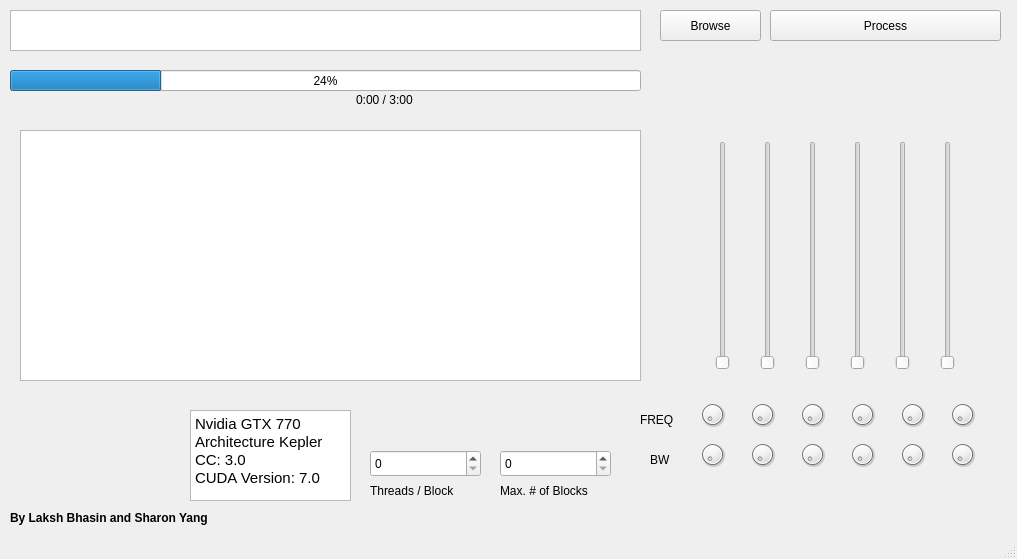
<?xml version="1.0" encoding="UTF-8"?>
<ui version="4.0">
 <class>MainApp</class>
 <widget class="QMainWindow" name="MainApp">
  <property name="geometry">
   <rect>
    <x>0</x>
    <y>0</y>
    <width>1017</width>
    <height>559</height>
   </rect>
  </property>
  <property name="windowTitle">
   <string>MainApp</string>
  </property>
  <widget class="QWidget" name="centralWidget">
   <widget class="QPushButton" name="fileSelectButton">
    <property name="geometry">
     <rect>
      <x>660</x>
      <y>10</y>
      <width>101</width>
      <height>31</height>
     </rect>
    </property>
    <property name="text">
     <string>Browse</string>
    </property>
   </widget>
   <widget class="QTextEdit" name="textEdit">
    <property name="geometry">
     <rect>
      <x>10</x>
      <y>10</y>
      <width>631</width>
      <height>41</height>
     </rect>
    </property>
   </widget>
   <widget class="QPushButton" name="processButton">
    <property name="geometry">
     <rect>
      <x>770</x>
      <y>10</y>
      <width>231</width>
      <height>31</height>
     </rect>
    </property>
    <property name="text">
     <string>Process</string>
    </property>
   </widget>
   <widget class="QWidget" name="horizontalLayoutWidget">
    <property name="geometry">
     <rect>
      <x>680</x>
      <y>130</y>
      <width>311</width>
      <height>251</height>
     </rect>
    </property>
    <layout class="QHBoxLayout" name="horizontalLayout">
     <item>
      <widget class="QSlider" name="verticalSlider">
       <property name="orientation">
        <enum>Qt::Vertical</enum>
       </property>
      </widget>
     </item>
     <item>
      <widget class="QSlider" name="verticalSlider_2">
       <property name="orientation">
        <enum>Qt::Vertical</enum>
       </property>
      </widget>
     </item>
     <item>
      <widget class="QSlider" name="verticalSlider_3">
       <property name="orientation">
        <enum>Qt::Vertical</enum>
       </property>
      </widget>
     </item>
     <item>
      <widget class="QSlider" name="verticalSlider_4">
       <property name="orientation">
        <enum>Qt::Vertical</enum>
       </property>
      </widget>
     </item>
     <item>
      <widget class="QSlider" name="verticalSlider_5">
       <property name="orientation">
        <enum>Qt::Vertical</enum>
       </property>
      </widget>
     </item>
     <item>
      <widget class="QSlider" name="verticalSlider_6">
       <property name="orientation">
        <enum>Qt::Vertical</enum>
       </property>
      </widget>
     </item>
    </layout>
   </widget>
   <widget class="QProgressBar" name="progressBar">
    <property name="geometry">
     <rect>
      <x>10</x>
      <y>70</y>
      <width>631</width>
      <height>21</height>
     </rect>
    </property>
    <property name="value">
     <number>24</number>
    </property>
   </widget>
   <widget class="QLabel" name="label">
    <property name="geometry">
     <rect>
      <x>356</x>
      <y>90</y>
      <width>281</width>
      <height>20</height>
     </rect>
    </property>
    <property name="text">
     <string>0:00 / 3:00</string>
    </property>
   </widget>
   <widget class="QLabel" name="label_2">
    <property name="geometry">
     <rect>
      <x>640</x>
      <y>410</y>
      <width>41</width>
      <height>20</height>
     </rect>
    </property>
    <property name="text">
     <string>FREQ</string>
    </property>
   </widget>
   <widget class="QLabel" name="label_3">
    <property name="geometry">
     <rect>
      <x>650</x>
      <y>450</y>
      <width>31</width>
      <height>20</height>
     </rect>
    </property>
    <property name="text">
     <string>BW</string>
    </property>
   </widget>
   <widget class="QGraphicsView" name="graphicsView">
    <property name="geometry">
     <rect>
      <x>20</x>
      <y>130</y>
      <width>621</width>
      <height>251</height>
     </rect>
    </property>
   </widget>
   <widget class="QTextBrowser" name="textBrowser">
    <property name="geometry">
     <rect>
      <x>190</x>
      <y>410</y>
      <width>161</width>
      <height>91</height>
     </rect>
    </property>
    <property name="html">
     <string>&lt;!DOCTYPE HTML PUBLIC &quot;-//W3C//DTD HTML 4.0//EN&quot; &quot;http://www.w3.org/TR/REC-html40/strict.dtd&quot;&gt;
&lt;html&gt;&lt;head&gt;&lt;meta name=&quot;qrichtext&quot; content=&quot;1&quot; /&gt;&lt;style type=&quot;text/css&quot;&gt;
p, li { white-space: pre-wrap; }
&lt;/style&gt;&lt;/head&gt;&lt;body style=&quot; font-family:'Ubuntu'; font-size:11pt; font-weight:400; font-style:normal;&quot;&gt;
&lt;p style=&quot; margin-top:0px; margin-bottom:0px; margin-left:0px; margin-right:0px; -qt-block-indent:0; text-indent:0px;&quot;&gt;Nvidia GTX 770&lt;/p&gt;
&lt;p style=&quot; margin-top:0px; margin-bottom:0px; margin-left:0px; margin-right:0px; -qt-block-indent:0; text-indent:0px;&quot;&gt;Architecture Kepler&lt;/p&gt;
&lt;p style=&quot; margin-top:0px; margin-bottom:0px; margin-left:0px; margin-right:0px; -qt-block-indent:0; text-indent:0px;&quot;&gt;CC: 3.0&lt;/p&gt;
&lt;p style=&quot; margin-top:0px; margin-bottom:0px; margin-left:0px; margin-right:0px; -qt-block-indent:0; text-indent:0px;&quot;&gt;CUDA Version: 7.0&lt;/p&gt;&lt;/body&gt;&lt;/html&gt;</string>
    </property>
   </widget>
   <widget class="QLabel" name="label_4">
    <property name="geometry">
     <rect>
      <x>370</x>
      <y>480</y>
      <width>111</width>
      <height>21</height>
     </rect>
    </property>
    <property name="text">
     <string>Threads / Block</string>
    </property>
   </widget>
   <widget class="QLabel" name="label_5">
    <property name="geometry">
     <rect>
      <x>500</x>
      <y>480</y>
      <width>121</width>
      <height>21</height>
     </rect>
    </property>
    <property name="text">
     <string>Max. # of Blocks</string>
    </property>
   </widget>
   <widget class="QLabel" name="appLogo">
    <property name="geometry">
     <rect>
      <x>-20</x>
      <y>380</y>
      <width>171</width>
      <height>151</height>
     </rect>
    </property>
    <property name="text">
     <string/>
    </property>
   </widget>
   <widget class="QSpinBox" name="threadsBlockBox">
    <property name="geometry">
     <rect>
      <x>370</x>
      <y>450</y>
      <width>111</width>
      <height>27</height>
     </rect>
    </property>
   </widget>
   <widget class="QSpinBox" name="blockNum">
    <property name="geometry">
     <rect>
      <x>500</x>
      <y>450</y>
      <width>111</width>
      <height>27</height>
     </rect>
    </property>
   </widget>
   <widget class="QDial" name="dial_4">
    <property name="enabled">
     <bool>true</bool>
    </property>
    <property name="geometry">
     <rect>
      <x>840</x>
      <y>400</y>
      <width>45</width>
      <height>29</height>
     </rect>
    </property>
    <property name="sizePolicy">
     <sizepolicy hsizetype="Fixed" vsizetype="Fixed">
      <horstretch>0</horstretch>
      <verstretch>0</verstretch>
     </sizepolicy>
    </property>
   </widget>
   <widget class="QDial" name="dial_5">
    <property name="enabled">
     <bool>true</bool>
    </property>
    <property name="geometry">
     <rect>
      <x>890</x>
      <y>400</y>
      <width>45</width>
      <height>29</height>
     </rect>
    </property>
    <property name="sizePolicy">
     <sizepolicy hsizetype="Fixed" vsizetype="Fixed">
      <horstretch>0</horstretch>
      <verstretch>0</verstretch>
     </sizepolicy>
    </property>
   </widget>
   <widget class="QDial" name="dial_1">
    <property name="enabled">
     <bool>true</bool>
    </property>
    <property name="geometry">
     <rect>
      <x>690</x>
      <y>400</y>
      <width>45</width>
      <height>29</height>
     </rect>
    </property>
    <property name="sizePolicy">
     <sizepolicy hsizetype="Fixed" vsizetype="Fixed">
      <horstretch>0</horstretch>
      <verstretch>0</verstretch>
     </sizepolicy>
    </property>
   </widget>
   <widget class="QDial" name="dial_3">
    <property name="enabled">
     <bool>true</bool>
    </property>
    <property name="geometry">
     <rect>
      <x>790</x>
      <y>400</y>
      <width>45</width>
      <height>29</height>
     </rect>
    </property>
    <property name="sizePolicy">
     <sizepolicy hsizetype="Fixed" vsizetype="Fixed">
      <horstretch>0</horstretch>
      <verstretch>0</verstretch>
     </sizepolicy>
    </property>
   </widget>
   <widget class="QDial" name="dial_2">
    <property name="enabled">
     <bool>true</bool>
    </property>
    <property name="geometry">
     <rect>
      <x>740</x>
      <y>400</y>
      <width>45</width>
      <height>29</height>
     </rect>
    </property>
    <property name="sizePolicy">
     <sizepolicy hsizetype="Fixed" vsizetype="Fixed">
      <horstretch>0</horstretch>
      <verstretch>0</verstretch>
     </sizepolicy>
    </property>
   </widget>
   <widget class="QDial" name="dial_6">
    <property name="enabled">
     <bool>true</bool>
    </property>
    <property name="geometry">
     <rect>
      <x>940</x>
      <y>400</y>
      <width>45</width>
      <height>29</height>
     </rect>
    </property>
    <property name="sizePolicy">
     <sizepolicy hsizetype="Fixed" vsizetype="Fixed">
      <horstretch>0</horstretch>
      <verstretch>0</verstretch>
     </sizepolicy>
    </property>
   </widget>
   <widget class="QDial" name="dial_7">
    <property name="enabled">
     <bool>true</bool>
    </property>
    <property name="geometry">
     <rect>
      <x>690</x>
      <y>440</y>
      <width>45</width>
      <height>29</height>
     </rect>
    </property>
    <property name="sizePolicy">
     <sizepolicy hsizetype="Fixed" vsizetype="Fixed">
      <horstretch>0</horstretch>
      <verstretch>0</verstretch>
     </sizepolicy>
    </property>
   </widget>
   <widget class="QDial" name="dial_12">
    <property name="enabled">
     <bool>true</bool>
    </property>
    <property name="geometry">
     <rect>
      <x>940</x>
      <y>440</y>
      <width>45</width>
      <height>29</height>
     </rect>
    </property>
    <property name="sizePolicy">
     <sizepolicy hsizetype="Fixed" vsizetype="Fixed">
      <horstretch>0</horstretch>
      <verstretch>0</verstretch>
     </sizepolicy>
    </property>
   </widget>
   <widget class="QDial" name="dial_11">
    <property name="enabled">
     <bool>true</bool>
    </property>
    <property name="geometry">
     <rect>
      <x>890</x>
      <y>440</y>
      <width>45</width>
      <height>29</height>
     </rect>
    </property>
    <property name="sizePolicy">
     <sizepolicy hsizetype="Fixed" vsizetype="Fixed">
      <horstretch>0</horstretch>
      <verstretch>0</verstretch>
     </sizepolicy>
    </property>
   </widget>
   <widget class="QDial" name="dial_9">
    <property name="enabled">
     <bool>true</bool>
    </property>
    <property name="geometry">
     <rect>
      <x>790</x>
      <y>440</y>
      <width>45</width>
      <height>29</height>
     </rect>
    </property>
    <property name="sizePolicy">
     <sizepolicy hsizetype="Fixed" vsizetype="Fixed">
      <horstretch>0</horstretch>
      <verstretch>0</verstretch>
     </sizepolicy>
    </property>
   </widget>
   <widget class="QDial" name="dial_8">
    <property name="enabled">
     <bool>true</bool>
    </property>
    <property name="geometry">
     <rect>
      <x>740</x>
      <y>440</y>
      <width>45</width>
      <height>29</height>
     </rect>
    </property>
    <property name="sizePolicy">
     <sizepolicy hsizetype="Fixed" vsizetype="Fixed">
      <horstretch>0</horstretch>
      <verstretch>0</verstretch>
     </sizepolicy>
    </property>
   </widget>
   <widget class="QDial" name="dial_10">
    <property name="enabled">
     <bool>true</bool>
    </property>
    <property name="geometry">
     <rect>
      <x>840</x>
      <y>440</y>
      <width>45</width>
      <height>29</height>
     </rect>
    </property>
    <property name="sizePolicy">
     <sizepolicy hsizetype="Fixed" vsizetype="Fixed">
      <horstretch>0</horstretch>
      <verstretch>0</verstretch>
     </sizepolicy>
    </property>
   </widget>
   <widget class="QLabel" name="label_6">
    <property name="geometry">
     <rect>
      <x>10</x>
      <y>510</y>
      <width>261</width>
      <height>16</height>
     </rect>
    </property>
    <property name="font">
     <font>
      <pointsize>9</pointsize>
      <weight>75</weight>
      <bold>true</bold>
     </font>
    </property>
    <property name="text">
     <string>By Laksh Bhasin and Sharon Yang</string>
    </property>
   </widget>
  </widget>
  <widget class="QMenuBar" name="menuBar">
   <property name="geometry">
    <rect>
     <x>0</x>
     <y>0</y>
     <width>1017</width>
     <height>25</height>
    </rect>
   </property>
  </widget>
  <widget class="QStatusBar" name="statusBar"/>
 </widget>
 <layoutdefault spacing="6" margin="11"/>
 <resources/>
 <connections/>
</ui>
